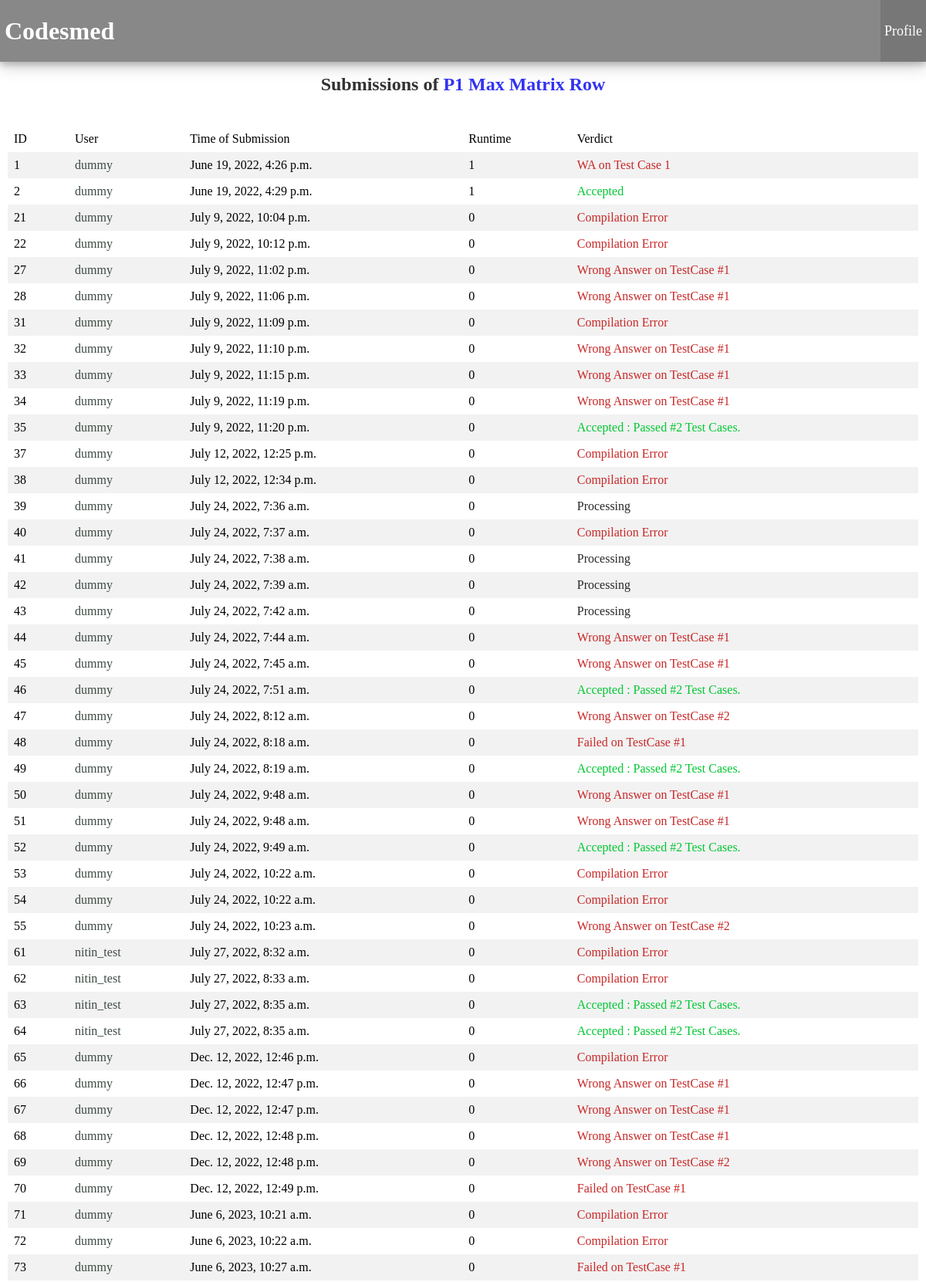
The page /submissions/1 (signed in, upper part) on the database its author committed.
### problems/models.py (models this page shows)
class Problem(models.Model) :
    name = models.CharField(max_length=200)
    data_dir_path = models.CharField(max_length=200)
    difficulty = models.IntegerField()
    num_testcases = models.IntegerField()
    time_limit = models.FloatField(default=1)

class Submission(models.Model) :
    user = models.ForeignKey(User, on_delete=models.CASCADE)
    problem = models.ForeignKey(Problem, on_delete=models.CASCADE)
    source_file_path = models.CharField(max_length=200)
    verdict = models.CharField(max_length=50) # Time Limit Exceeded on Test Case 1000 (37 chars)
    verdict_type = models.IntegerField()
    runtime = models.IntegerField()
    language_id = models.IntegerField()
    submission_time = models.DateTimeField()

### problems/views.py (the view)
# urls.py: path('submissions/<int:problem_id>', views.submissions_detail, name='submissions_detail_path'),
def submissions_detail(request, problem_id):
    problem = get_object_or_404(Problem, pk=problem_id)
    context = {'problem': problem, **get_cur_user_context(request) }
    return render(request, 'problems/submissions_detail.html', context)

### problems/views.py (called while the page is built)
def get_cur_user_context(request):
    is_logged_in = True
    username = ''
    if not is_cur_user_logged_in(request) :
        is_logged_in = False
    else :
        username = request.user.username
    return {
        'is_logged_in' : is_logged_in,
        'username' : username,
    }

def is_cur_user_logged_in(request):
    return request.user.is_authenticated

### problems/templates/problems/submissions_detail.html (shortened to what this page needs)
{% extends "problems/base.html" %}
{% block content_root %}
<div id="content-root">
    <h2 class="heading2">Submissions of
        <a href="{% url 'problems:detail_submit_path' problem.id %}">
            P{{problem.id}} {{problem.name}}
        </a>
    </h2>
    <table class="fancy-table-1">
    <tbody>
        <tr>
            <td class="table-header-cell" >ID</td>
            <td class="table-header-cell" >User</td>
            <td class="table-header-cell" >Time of Submission</td>
            <td class="table-header-cell" >Runtime</td>
            <td class="table-header-cell" >Verdict</td>
        </tr>
        {% for submission in problem.submission_set.all %}
        <tr id="submission-{{submission.id}}">
            <td>{{submission.id}}</td>
            <td>
                <a href="{% url 'problems:user_profile_path' submission.user.username %}">{{submission.user.username}}</a>
            </td>
            <td>{{submission.submission_time}}</td>
            <td>{{submission.runtime}}</td>
            <td class="verdict-text-{{submission.verdict_type}}">{{submission.verdict}}</td>
        </tr>
        {% endfor %}
    </tbody>
    </table>
</div>
{% endblock content_root %}

### problems/static/problems/styles/common.css (style rules this page uses)
:root { --primary_colour : #fffffa; --button_colour : rgba(80, 80, 80, 0.2); --ac_green_colour : rgb(0,200,50); --wa_red_colour : rgb(200,40,40); --tle_yellow_colour : rgb(150,80,50); --error_verdict_colour : rgb(40, 40, 40); }
body { font-family: "Consolas", "Century Gothic"; }
* { padding: 0px; margin: 0px; }
a:link, a:visited { text-decoration: none; }
#content-root { margin-top: 2vh; }
.fancy-table-1 { border : 0px; border-spacing: 0px; padding-left: 10px; padding-right: 10px; width: 100%; }
.fancy-table-1 td { padding: 8px; }
.fancy-table-1 tr:nth-child(even) { background-color: #f2f2f2; }
.fancy-table-1 tr a { color : #3d4a42; }
.heading2 { text-align: center; opacity: 0.8; margin-bottom: 5vh; }
.verdict-text--1 { color : var(--error_verdict_colour); }
.verdict-text-0 { color: var(--ac_green_colour); }
.verdict-text-1 { color: var(--wa_red_colour); }
.verdict-text-2 { color: var(--wa_red_colour); }
.verdict-text-5 { color: var(--wa_red_colour); }

### rows shown on the page
Problem: id "1", name "Max Matrix Row"
Submission: id "1", user.username "dummy", submission_time "June 19, 2022, 4:26 p.m.", runtime "1", verdict "WA on Test Case 1"
Submission: id "2", user.username "dummy", submission_time "June 19, 2022, 4:29 p.m.", runtime "1", verdict "Accepted"
Submission: id "21", user.username "dummy", submission_time "July 9, 2022, 10:04 p.m.", runtime "0", verdict "Compilation Error"
Submission: id "22", user.username "dummy", submission_time "July 9, 2022, 10:12 p.m.", runtime "0", verdict "Compilation Error"
Submission: id "27", user.username "dummy", submission_time "July 9, 2022, 11:02 p.m.", runtime "0", verdict "Wrong Answer on TestCase #1"
Submission: id "28", user.username "dummy", submission_time "July 9, 2022, 11:06 p.m.", runtime "0", verdict "Wrong Answer on TestCase #1"
Submission: id "31", user.username "dummy", submission_time "July 9, 2022, 11:09 p.m.", runtime "0", verdict "Compilation Error"
Submission: id "32", user.username "dummy", submission_time "July 9, 2022, 11:10 p.m.", runtime "0", verdict "Wrong Answer on TestCase #1"
Submission: id "33", user.username "dummy", submission_time "July 9, 2022, 11:15 p.m.", runtime "0", verdict "Wrong Answer on TestCase #1"
Submission: id "34", user.username "dummy", submission_time "July 9, 2022, 11:19 p.m.", runtime "0", verdict "Wrong Answer on TestCase #1"
Submission: id "35", user.username "dummy", submission_time "July 9, 2022, 11:20 p.m.", runtime "0", verdict "Accepted : Passed #2 Test Cases."
Submission: id "37", user.username "dummy", submission_time "July 12, 2022, 12:25 p.m.", runtime "0", verdict "Compilation Error"
Submission: id "38", user.username "dummy", submission_time "July 12, 2022, 12:34 p.m.", runtime "0", verdict "Compilation Error"
Submission: id "39", user.username "dummy", submission_time "July 24, 2022, 7:36 a.m.", runtime "0", verdict "Processing"
Submission: id "40", user.username "dummy", submission_time "July 24, 2022, 7:37 a.m.", runtime "0", verdict "Compilation Error"
Submission: id "41", user.username "dummy", submission_time "July 24, 2022, 7:38 a.m.", runtime "0", verdict "Processing"
Submission: id "42", user.username "dummy", submission_time "July 24, 2022, 7:39 a.m.", runtime "0", verdict "Processing"
Submission: id "43", user.username "dummy", submission_time "July 24, 2022, 7:42 a.m.", runtime "0", verdict "Processing"
Submission: id "44", user.username "dummy", submission_time "July 24, 2022, 7:44 a.m.", runtime "0", verdict "Wrong Answer on TestCase #1"
Submission: id "45", user.username "dummy", submission_time "July 24, 2022, 7:45 a.m.", runtime "0", verdict "Wrong Answer on TestCase #1"
Submission: id "46", user.username "dummy", submission_time "July 24, 2022, 7:51 a.m.", runtime "0", verdict "Accepted : Passed #2 Test Cases."
Submission: id "47", user.username "dummy", submission_time "July 24, 2022, 8:12 a.m.", runtime "0", verdict "Wrong Answer on TestCase #2"
Submission: id "48", user.username "dummy", submission_time "July 24, 2022, 8:18 a.m.", runtime "0", verdict "Failed on TestCase #1"
Submission: id "49", user.username "dummy", submission_time "July 24, 2022, 8:19 a.m.", runtime "0", verdict "Accepted : Passed #2 Test Cases."
Submission: id "50", user.username "dummy", submission_time "July 24, 2022, 9:48 a.m.", runtime "0", verdict "Wrong Answer on TestCase #1"
Submission: id "51", user.username "dummy", submission_time "July 24, 2022, 9:48 a.m.", runtime "0", verdict "Wrong Answer on TestCase #1"
Submission: id "52", user.username "dummy", submission_time "July 24, 2022, 9:49 a.m.", runtime "0", verdict "Accepted : Passed #2 Test Cases."
Submission: id "53", user.username "dummy", submission_time "July 24, 2022, 10:22 a.m.", runtime "0", verdict "Compilation Error"
Submission: id "54", user.username "dummy", submission_time "July 24, 2022, 10:22 a.m.", runtime "0", verdict "Compilation Error"
Submission: id "55", user.username "dummy", submission_time "July 24, 2022, 10:23 a.m.", runtime "0", verdict "Wrong Answer on TestCase #2"
Submission: id "61", user.username "nitin_test", submission_time "July 27, 2022, 8:32 a.m.", runtime "0", verdict "Compilation Error"
Submission: id "62", user.username "nitin_test", submission_time "July 27, 2022, 8:33 a.m.", runtime "0", verdict "Compilation Error"
Submission: id "63", user.username "nitin_test", submission_time "July 27, 2022, 8:35 a.m.", runtime "0", verdict "Accepted : Passed #2 Test Cases."
Submission: id "64", user.username "nitin_test", submission_time "July 27, 2022, 8:35 a.m.", runtime "0", verdict "Accepted : Passed #2 Test Cases."
Submission: id "65", user.username "dummy", submission_time "Dec. 12, 2022, 12:46 p.m.", runtime "0", verdict "Compilation Error"
Submission: id "66", user.username "dummy", submission_time "Dec. 12, 2022, 12:47 p.m.", runtime "0", verdict "Wrong Answer on TestCase #1"
Submission: id "67", user.username "dummy", submission_time "Dec. 12, 2022, 12:47 p.m.", runtime "0", verdict "Wrong Answer on TestCase #1"
Submission: id "68", user.username "dummy", submission_time "Dec. 12, 2022, 12:48 p.m.", runtime "0", verdict "Wrong Answer on TestCase #1"
Submission: id "69", user.username "dummy", submission_time "Dec. 12, 2022, 12:48 p.m.", runtime "0", verdict "Wrong Answer on TestCase #2"
Submission: id "70", user.username "dummy", submission_time "Dec. 12, 2022, 12:49 p.m.", runtime "0", verdict "Failed on TestCase #1"
Submission: id "71", user.username "dummy", submission_time "June 6, 2023, 10:21 a.m.", runtime "0", verdict "Compilation Error"
Submission: id "72", user.username "dummy", submission_time "June 6, 2023, 10:22 a.m.", runtime "0", verdict "Compilation Error"
Submission: id "73", user.username "dummy", submission_time "June 6, 2023, 10:27 a.m.", runtime "0", verdict "Failed on TestCase #1"
